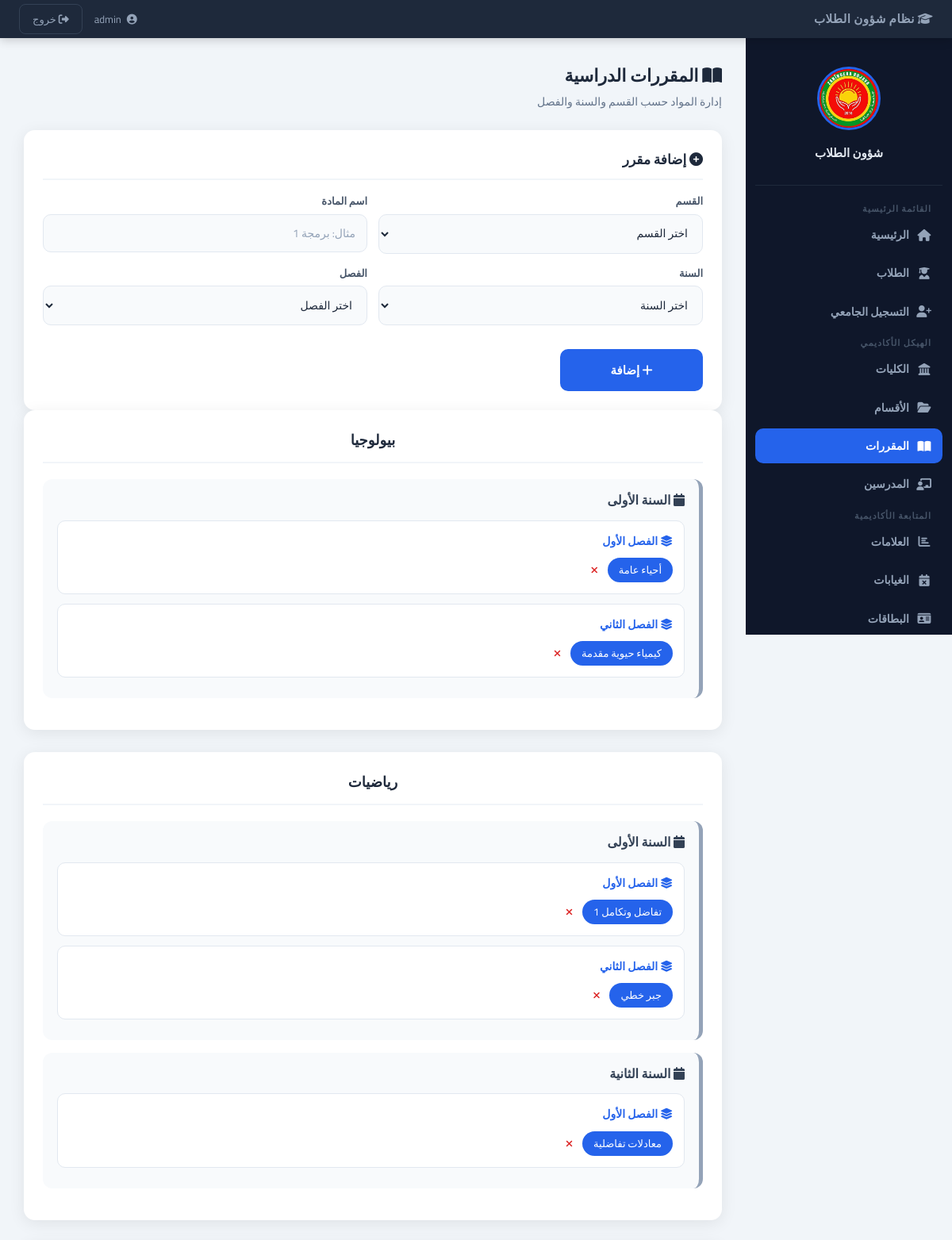
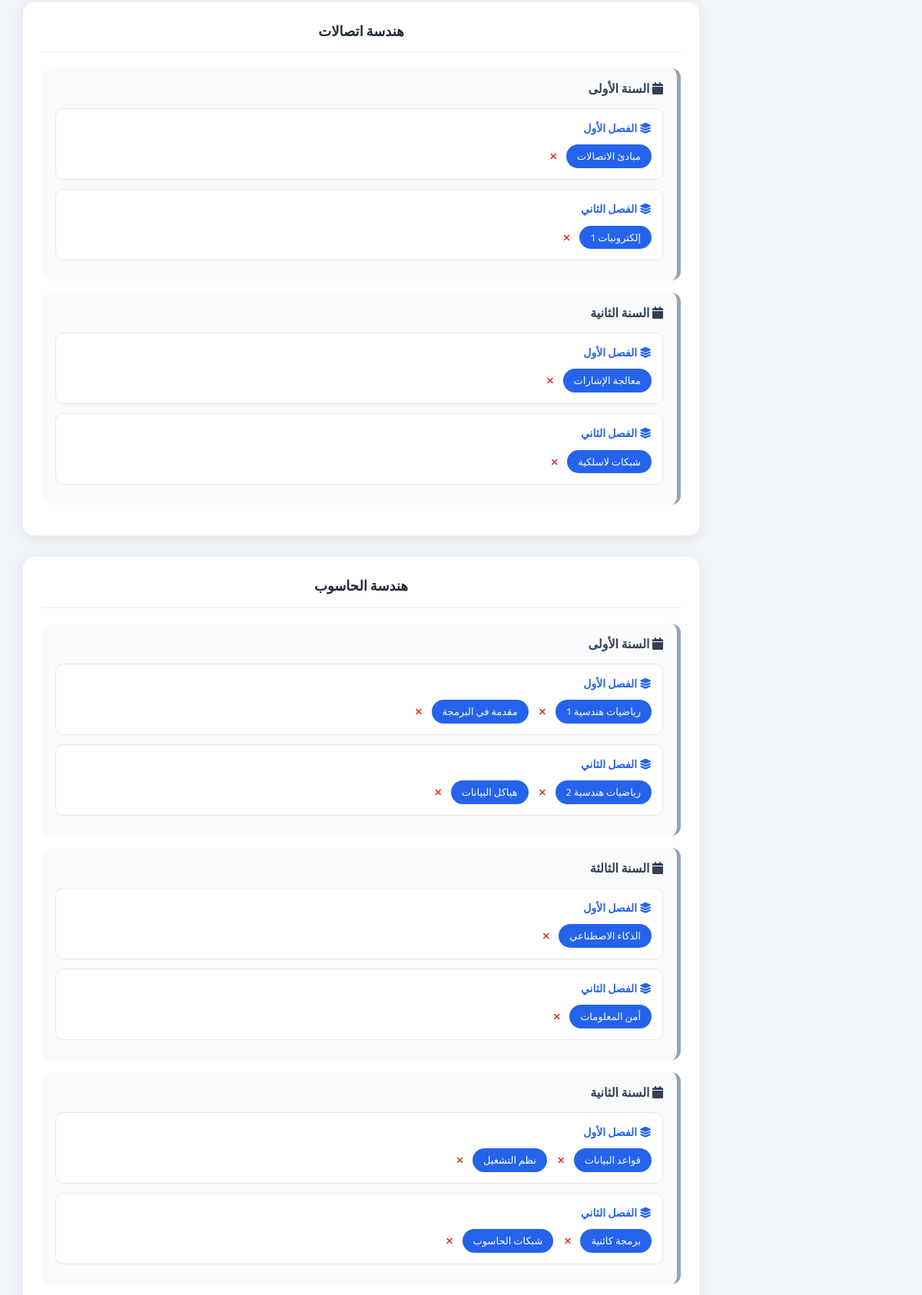
The page /?page=courses (signed in, upper part) on the database its author committed (2 pictures, top to bottom).
### tables this page shows
CREATE TABLE courses (
    id            INTEGER PRIMARY KEY AUTOINCREMENT,
    name          TEXT    NOT NULL,
    department_id INTEGER,
    year          TEXT    NOT NULL,
    semester      TEXT    NOT NULL,
    created_at    TEXT    DEFAULT (datetime('now')),
    FOREIGN KEY (department_id) REFERENCES departments(id) ON DELETE CASCADE
);

### app/Core/Database.php (called while the page is built, shortened)
<?php
class Database
{
    private static ?PDO $instance = null;
    public static function getInstance(): PDO
    {
        if (self::$instance === null) {
            if (DB_DRIVER === 'sqlite') {
                $pdo = new PDO('sqlite:' . DB_PATH);
                $pdo->exec('PRAGMA foreign_keys = ON;');
            } elseif (DB_DRIVER === 'mysql') {
                $dsn = "mysql:host=" . DB_HOST . ";dbname=" . DB_NAME . ";charset=" . DB_CHARSET;
                $pdo = new PDO($dsn, DB_USER, DB_PASS);
            } else {
                throw new RuntimeException('DB_DRIVER غير مدعوم');
            }
            $pdo->setAttribute(PDO::ATTR_ERRMODE,            PDO::ERRMODE_EXCEPTION);
            $pdo->setAttribute(PDO::ATTR_DEFAULT_FETCH_MODE, PDO::FETCH_ASSOC);
            self::$instance = $pdo;
        }
        return self::$instance;
    }
}

### app/Core/BaseModel.php (called while the page is built, shortened)
<?php
abstract class BaseModel
{
    protected PDO    $db;
    protected string $table;
    public function __construct()
    {
        $this->db = Database::getInstance();
    }
    public function all(string $order = 'id DESC'): array
    {
        return $this->db->query("SELECT * FROM {$this->table} ORDER BY {$order}")
                        ->fetchAll();
    }
}

### app/Models/Course.php (called while the page is built, shortened)
<?php
class Course extends BaseModel
{
    public function grouped(): array
    {
        $rows   = $this->db->query(
            "SELECT c.*, d.name AS dept_name
             FROM courses c
             LEFT JOIN departments d ON c.department_id = d.id
             ORDER BY d.name, c.year, c.semester, c.name"
        )->fetchAll();
        $result = [];
        foreach ($rows as $r) {
            $result[$r['dept_name']][$r['year']][$r['semester']][] = $r;
        }
        return $result;
    }
}

### views/pages/courses.php (the view, shortened to what this page needs)
<?php
$courses     = $data['courses']     ?? [];
?>
<div class="page-header">
  <h1><i class="fa-solid fa-book-open"></i> المقررات الدراسية</h1>
  <p>إدارة المواد حسب القسم والسنة والفصل</p>
</div>
<div class="card">
  <h3><i class="fa-solid fa-plus-circle"></i> إضافة مقرر</h3>
  <form method="POST" action="/std_1_student_manager/controllers/router.php">
    <div class="form-grid">
      <div class="form-group">
        <label>القسم</label>
        <select name="department_id" required>
          <option value="" disabled selected>اختر القسم</option>
        </select>
      </div>
      <div class="form-group">
        <label>اسم المادة</label>
        <input type="text" name="name" placeholder="مثال: برمجة 1" required>
      </div>
      <div class="form-group">
        <label>السنة</label>
        <select name="year" required>
          <option value="" disabled selected>اختر السنة</option>
        </select>
      </div>
      <div class="form-group">
        <label>الفصل</label>
        <select name="semester" required>
          <option value="" disabled selected>اختر الفصل</option>
        </select>
      </div>
    </div>
    <br>
    <button type="submit" class="btn-submit" style="max-width:180px;">
      <i class="fa-solid fa-plus"></i> إضافة
    </button>
  </form>
</div>
<?php if (empty($courses)): ?>
  <div class="card" style="color:#94a3b8; text-align:center; padding:40px;">
    <i class="fa-solid fa-book-open" style="font-size:40px; margin-bottom:12px; display:block;"></i>
    لا توجد مقررات مضافة بعد
  </div>
<?php else: ?>
  <?php foreach ($courses as $deptName => $years): ?>
  <div class="course-dept-card">
    <h2><?= htmlspecialchars($deptName) ?></h2>
    <?php foreach ($years as $year => $semesters): ?>
    <div class="course-year">
      <h3><i class="fa-solid fa-calendar"></i> <?= htmlspecialchars($year) ?></h3>
      <?php foreach ($semesters as $semester => $items): ?>
      <div class="course-semester">
        <strong><i class="fa-solid fa-layer-group"></i> <?= htmlspecialchars($semester) ?></strong>
        <div class="course-list">
          <?php foreach ($items as $course): ?>
          <div class="course-item-wrap" style="display:flex; align-items:center; gap:6px;">
            <span class="course-item"><?= htmlspecialchars($course['name']) ?></span>
            <form method="POST" action="/std_1_student_manager/controllers/router.php"
                  style="display:inline"
                  onsubmit="return confirm('حذف هذه المادة؟')">
              <button type="submit" class="delete-btn"
                      style="font-size:12px; padding:3px 6px;" title="حذف">
                <i class="fa-solid fa-xmark"></i>
              </button>
            </form>
          </div>
          <?php endforeach; ?>
        </div>
      </div>
      <?php endforeach; ?>
    </div>
    <?php endforeach; ?>
  </div>
  <?php endforeach; ?>
<?php endif; ?>

### assets/css/main.css (style rules this page uses)
:root { --primary: #2563eb; --primary-dk: #1d4ed8; --dark: #0f172a; --sidebar-w: 260px; --header-h: 48px; --radius: 14px; --shadow: 0 4px 20px rgba(0,0,0,.08); --font: 'Cairo', 'Segoe UI', Tahoma, sans-serif; }
*, *::before, *::after { box-sizing: border-box; margin: 0; padding: 0; }
body { font-family: var(--font); background: #f1f5f9; color: var(--dark); font-size: 15px; line-height: 1.6; }
.card { background: white; padding: 24px; border-radius: var(--radius); box-shadow: var(--shadow); margin-top: 20px; }
.card h3 { font-size: 17px; font-weight: 700; color: #1e293b; margin-bottom: 16px; padding-bottom: 10px; border-bottom: 2px solid #f1f5f9; }
button { font-family: var(--font); cursor: pointer; }
.delete-btn { background: none; border: none; font-size: 17px; cursor: pointer; padding: 5px 6px; border-radius: 6px; color: #dc2626; transition: background .15s; width: auto; }
.page-header { margin-bottom: 24px; }
.page-header h1 { font-size: 22px; font-weight: 700; color: #1e293b; }
.page-header p { color: #64748b; font-size: 14px; margin-top: 4px; }

### assets/css/forms.css (style rules this page uses)
.form-grid { display: grid; grid-template-columns: 1fr 1fr; gap: 14px; }
.form-group { display: flex; flex-direction: column; gap: 6px; }
.form-group label { font-size: 13px; font-weight: 600; color: #475569; }
input, select, textarea { width: 100%; padding: 10px 14px; border: 1px solid #e2e8f0; border-radius: 10px; font-family: var(--font); font-size: 14px; color: #1e293b; background: #f8fafc; outline: none; transition: border-color .2s, box-shadow .2s; margin-bottom: 0; }
input::placeholder { color: #94a3b8; }
.btn-submit { width: 100%; padding: 12px; background: var(--primary); color: white; border: none; border-radius: 10px; font-size: 15px; font-weight: 700; font-family: var(--font); cursor: pointer; transition: .2s; margin-top: 6px; }

### assets/css/cards.css (style rules this page uses)
.course-dept-card { background: white; border-radius: var(--radius); padding: 24px; margin-bottom: 28px; box-shadow: var(--shadow); }
.course-dept-card > h2 { text-align: center; margin-bottom: 20px; color: #1e293b; font-size: 18px; padding-bottom: 12px; border-bottom: 2px solid #f1f5f9; }
.course-year { background: #f8fafc; padding: 14px 18px; border-radius: 12px; margin-bottom: 16px; border-right: 5px solid #94a3b8; }
.course-year h3 { margin-bottom: 12px; color: #334155; font-size: 16px; }
.course-semester { background: white; border: 1px solid #e2e8f0; border-radius: 10px; padding: 14px; margin-bottom: 12px; }
.course-semester strong { display: block; margin-bottom: 10px; color: var(--primary); font-size: 14px; }
.course-list { display: flex; flex-wrap: wrap; gap: 8px; }
.course-item { background: var(--primary); color: white; padding: 5px 14px; border-radius: 20px; font-size: 13px; }

### rows shown on the page
courses: name "أحياء عامة"
courses: name "كيمياء حيوية مقدمة"
courses: name "تفاضل وتكامل 1"
courses: name "جبر خطي"
courses: name "معادلات تفاضلية"
courses: name "مبادئ الاتصالات"
courses: name "إلكترونيات 1"
courses: name "معالجة الإشارات"
courses: name "شبكات لاسلكية"
courses: name "رياضيات هندسية 1"
courses: name "مقدمة في البرمجة"
courses: name "رياضيات هندسية 2"
courses: name "هياكل البيانات"
courses: name "الذكاء الاصطناعي"
courses: name "أمن المعلومات"
courses: name "قواعد البيانات"
courses: name "نظم التشغيل"
courses: name "برمجة كائنية"
courses: name "شبكات الحاسوب"

### other values the page prints
$deptName "بيولوجيا"
$year "السنة الأولى"
$semester "الفصل الأول"
$semester "الفصل الثاني"
$deptName "رياضيات"
$year "السنة الثانية"
$deptName "هندسة اتصالات"
$deptName "هندسة الحاسوب"
$year "السنة الثالثة"
